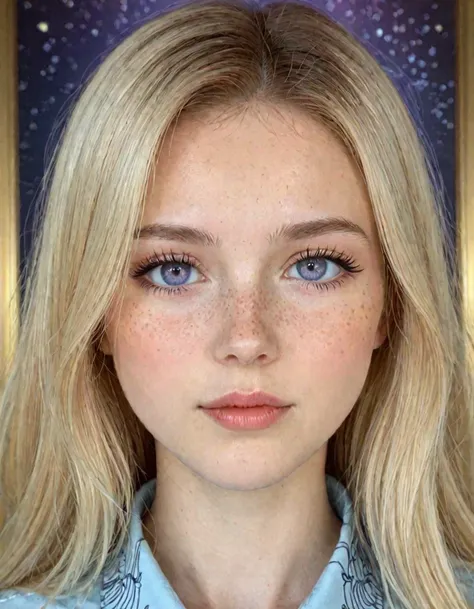
#> input picture input/test-face.webp, 474 x 609 px
$ python -i projector.py   (imports and definitions only)   (older library calls are emulated)
#> lines starting #> are read from the running program, lines starting #| are printed output that depends on the picture
"""
Stage 6: per-texel UV texture backprojection (Phase 0 rewrite, DOCS/01 R2 + R4).

For each view:
  1. The *posed and expressed* mesh from Stage 2 (camera coordinates, fitted intrinsics)
     is rasterized into the photo to get a z-buffer. v1 projected onto the neutral mesh
     with a 5-point, f = width camera and never ran its occlusion test.
  2. Every UV texel is mapped to its 3D point on that mesh (UV-space rasterization with
     face ids), projected into the photo, and kept only if
       - it is the front-most surface at that pixel (z-buffer),
       - it faces the camera (cos > min_cos), and
       - the photo pixel is skin according to Stage 0 parsing (no hair, background, cloth).
  3. Kept texels are sampled bilinearly from the full-resolution photo and blended across
     views with weight cos^gamma.
No photo enhancement (v1's eye CLAHE/unsharp) is applied.
"""
from __future__ import annotations

from pathlib import Path
from typing import Dict, Optional, Sequence, Union

import cv2
import numpy as np

from src.render.soft_raster import RasterOut, rasterize
from src.render.soft_renderer import project as project_points
from src.render.soft_renderer import sample_bilinear, vertex_normals


# [4 lines left out: function sh_basis, not called in this run]


def srgb_to_linear(c: np.ndarray) -> np.ndarray:
    c = np.clip(c / 255.0, 0, 1)
    return np.where(c <= 0.04045, c / 12.92, ((c + 0.055) / 1.055) ** 2.4)


def linear_to_srgb(c: np.ndarray) -> np.ndarray:
    c = np.clip(c, 0, 1)
    return 255.0 * np.where(c <= 0.0031308, c * 12.92, 1.055 * c ** (1 / 2.4) - 0.055)


# [25 lines left out: function fit_sh_shading, not called in this run]


def gray_edge_illuminant(photo_bgr: np.ndarray, sigma: float = 2.0, p: float = 6.0) -> np.ndarray:
    """
    Illuminant colour (linear RGB, max-normalized) by the gray-edge hypothesis (van de Weijer,
    Gevers & Gijsenij 2007): the Minkowski-p mean of image derivatives is achromatic.
    """
    s = 1024.0 / max(photo_bgr.shape[:2])
    img = cv2.resize(photo_bgr, None, fx=s, fy=s, interpolation=cv2.INTER_AREA) if s < 1 else photo_bgr
    lin = srgb_to_linear(img[..., ::-1].astype(np.float64))
    lin = cv2.GaussianBlur(lin, (0, 0), sigma)
    gx = cv2.Sobel(lin, cv2.CV_64F, 1, 0)
    gy = cv2.Sobel(lin, cv2.CV_64F, 0, 1)
    mag = np.sqrt(gx ** 2 + gy ** 2)
    ok = (lin < 0.98).all(-1)                        # ignore clipped pixels
    e = np.power(np.power(mag[ok], p).mean(0), 1.0 / p)
    return e / e.max()


# [11 lines left out: functions white_balance_gains, rasterize_uv, not called in this run]


class MultiViewTextureProjector:
    # [157 lines left out: functions __init__, uv_raster, project, save_maps, not called in this run]

>>> import cv2
>>> picture = cv2.imread('../../input/test-face.webp')
#> picture is the input picture: shape (609, 474, 3); mean B, G, R 115.9, 133.1, 153.7
>>> result = gray_edge_illuminant(picture)
#> in srgb_to_linear, `c = np.clip(c / 255.0, 0, 1)`:
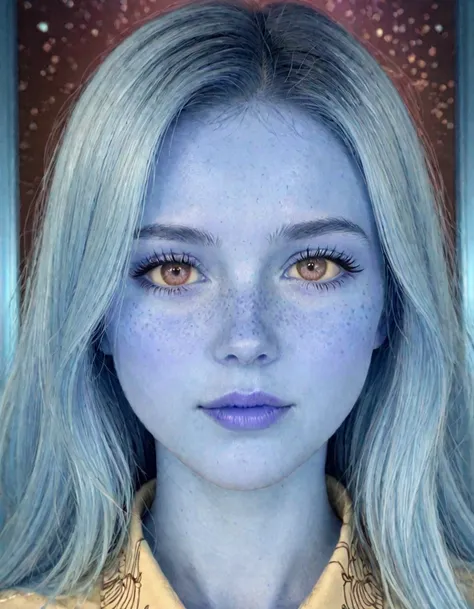
#> c: shape (609, 474, 3) float64; mean of channels 0, 1, 2 0.603, 0.522, 0.454; drawn as B, G, R
#> in srgb_to_linear, `return np.where(c <= 0.04045, c / 12.92, ((c + 0.055) / 1.055) ** 2.4)`:
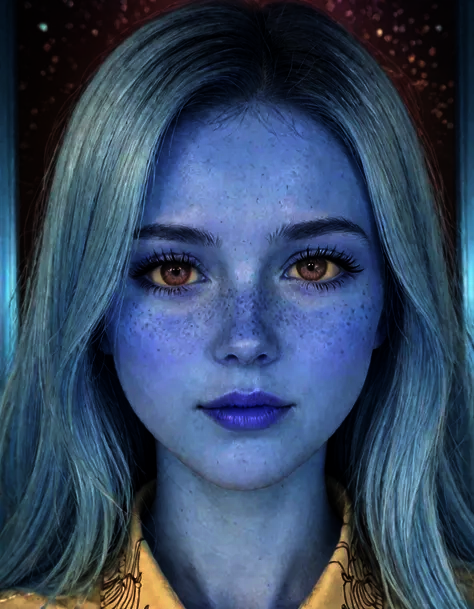
#> returned value: shape (609, 474, 3) float64; mean of channels 0, 1, 2 0.383, 0.282, 0.211; drawn as B, G, R
#> in gray_edge_illuminant, `lin = cv2.GaussianBlur(lin, (0, 0), sigma)`:
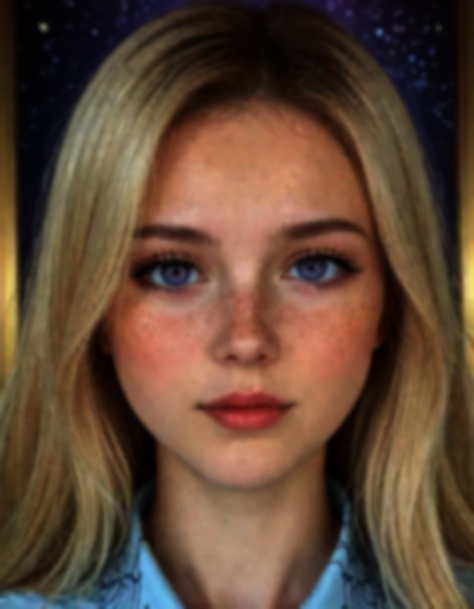
#> lin: shape (609, 474, 3) float64; mean R, G, B 0.383, 0.282, 0.211
#> in gray_edge_illuminant, `gx = cv2.Sobel(lin, cv2.CV_64F, 1, 0)`:
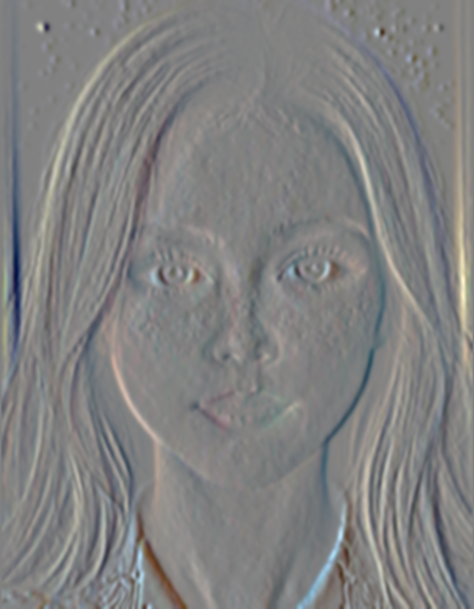
#> gx: shape (609, 474, 3) float64; mean R, G, B 0.000803, 0.000796, 0.000342; drawn with min black and max white
#> in gray_edge_illuminant, `gy = cv2.Sobel(lin, cv2.CV_64F, 0, 1)`:
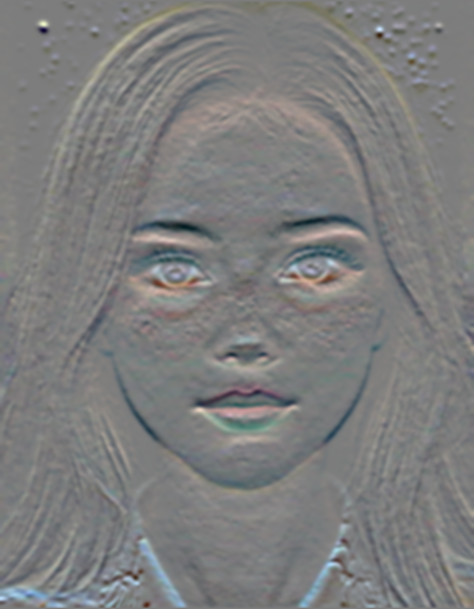
#> gy: shape (609, 474, 3) float64; mean R, G, B 0.00342, 0.0047, 0.00471; drawn with min black and max white
#> in gray_edge_illuminant, `mag = np.sqrt(gx ** 2 + gy ** 2)`:
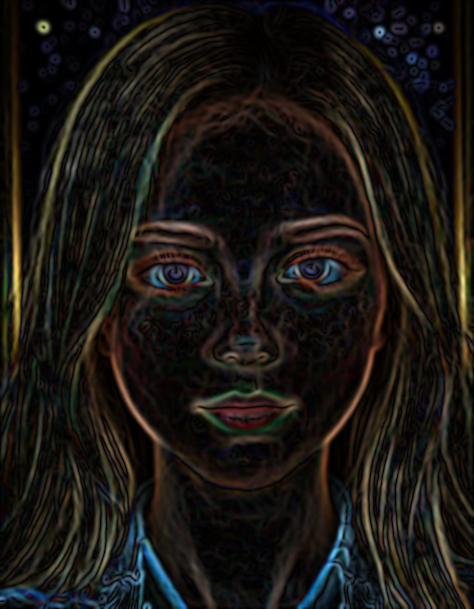
#> mag: shape (609, 474, 3) float64; mean R, G, B 0.106, 0.0938, 0.0785
#> in gray_edge_illuminant, `ok = (lin < 0.98).all(-1)`: ok: shape (609, 474) bool; every value is 1
#> in gray_edge_illuminant, `e = np.power(np.power(mag[ok], p).mean(0), 1.0 / p)`: e = [0.311, 0.281, 0.291]
#> result = [1, 0.902, 0.935]
